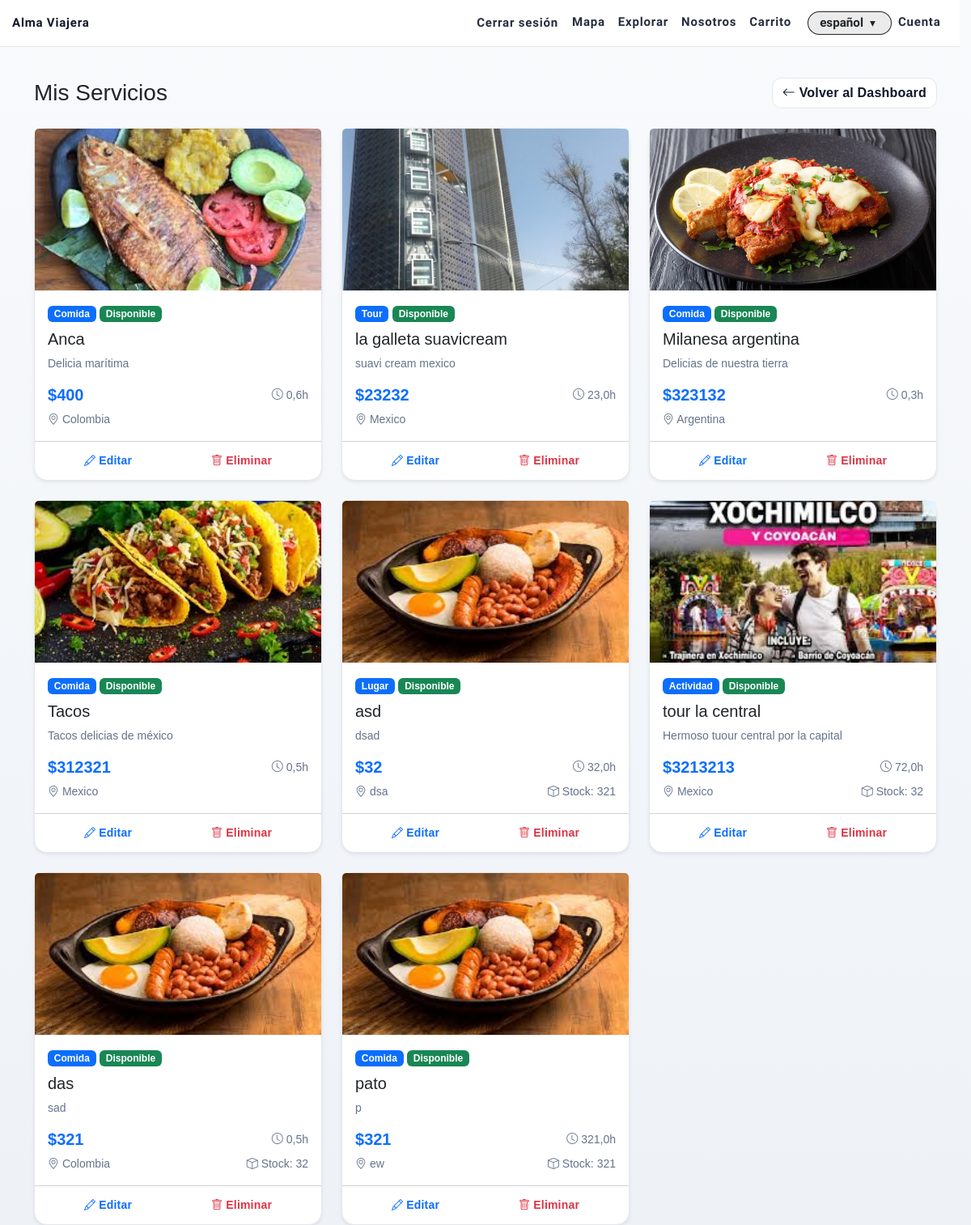
The page /es/providers/mis-servicios/ (signed in) on the database its author committed.
### apps/catalog/models.py (models this page shows, shortened)
class Item(models.Model):
    id = models.AutoField(primary_key=True)
    nombre = models.CharField(max_length=255)
    descripcion = models.TextField()
    precio = models.DecimalField(max_digits=10, decimal_places=2)
    categoria = models.ForeignKey(Categoria, on_delete=models.CASCADE, related_name="items")
    ubicacion = models.CharField(max_length=255, blank=True, null=True)
    imagen = models.ImageField(upload_to="items/", blank=True, null=True)
    tiempo = models.DecimalField(max_digits=4, decimal_places=1, null=True)
    disponibilidad = models.BooleanField(default=True)  # tours/actividades
    stock = models.PositiveIntegerField(blank=True, null=True)  # souvenirs
    vendedor = models.ForeignKey(
        settings.AUTH_USER_MODEL,          # modelo de usuario
        on_delete=models.CASCADE,
        related_name="items_publicados",
    )

class Categoria(models.Model):
    id = models.AutoField(primary_key=True)
    nombre = models.CharField(
        max_length=50,
        choices=[
            ('lugar', 'Lugar'),
            ('tour', 'Tour'),
            ('comida', 'Comida'),
            ('souvenir', 'Souvenir'),
            ('actividad', 'Actividad'),
        ]
    )
    descripcion = models.TextField(blank=True, null=True)

### apps/providers/views.py (the view)
# urls.py: path('mis-servicios/', VerServiciosView.as_view(), name='ver_servicios'),
class VerServiciosView(LoginRequiredMixin, ProviderRequiredMixin, ListView):
    model = Item
    template_name = "providers/ver_servicios.html"
    context_object_name = "servicios"
    paginate_by = 10
    def get_queryset(self):
        return Item.objects.filter(vendedor=self.request.user).order_by('-id')

### apps/providers/views.py (called while the page is built)
    def test_func(self):
        u = self.request.user
        return u.is_authenticated and getattr(u, "es_proveedor", False)

### apps/providers/templates/providers/ver_servicios.html (shortened to what this page needs)
{% extends "base.html" %}
{% load static i18n %}
{% block body_class %}black_navbar_text{% endblock %}
{% block content %}
<div class="container mt-5">
  <div class="d-flex justify-content-between align-items-center mb-4">
    <h1 class="h3 mb-0">{% trans "Mis Servicios" %}</h1>
    <a href="{% url 'providers:dashboard' %}" class="btn btn-outline-secondary">
      <i class="bi bi-arrow-left"></i> {% trans "Volver al Dashboard" %}
    </a>
  </div>
  {% if servicios %}
    <div class="row g-4">
      {% for servicio in servicios %}
        <div class="col-12 col-md-6 col-lg-4">
          <div class="card h-100 shadow-sm">
            {% if servicio.imagen %}
              <img src="{{ servicio.imagen.url }}" class="card-img-top" alt="{{ servicio.nombre }}" style="height: 200px; object-fit: cover;">
            {% else %}
              <div class="card-img-top bg-light d-flex align-items-center justify-content-center" style="height: 200px;">
                <i class="bi bi-image text-muted" style="font-size: 3rem;"></i>
              </div>
            {% endif %}
            <div class="card-body d-flex flex-column">
              <div class="mb-2">
                <span class="badge bg-primary">{{ servicio.categoria.get_nombre_display }}</span>
                {% if servicio.disponibilidad %}
                  <span class="badge bg-success">{% trans "Disponible" %}</span>
                {% else %}
                  <span class="badge bg-danger">{% trans "No disponible" %}</span>
                {% endif %}
              </div>
              <h5 class="card-title">{{ servicio.nombre }}</h5>
              <p class="card-text text-muted small">{{ servicio.descripcion|truncatewords:15 }}</p>
              <div class="mt-auto">
                <div class="d-flex justify-content-between align-items-center mb-2">
                  <span class="h5 text-primary mb-0">${{ servicio.precio|floatformat:0 }}</span>
                  {% if servicio.tiempo %}
                    <small class="text-muted">
                      <i class="bi bi-clock"></i> {{ servicio.tiempo }}h
                    </small>
                  {% endif %}
                </div>
                <div class="d-flex justify-content-between align-items-center">
                  <small class="text-muted">
                    <i class="bi bi-geo-alt"></i>
                    {% if servicio.ubicacion %}
                      {{ servicio.ubicacion }}
                    {% else %}
                      {% trans "Sin ubicación" %}
                    {% endif %}
                  </small>
                  {% if servicio.stock is not None %}
                    <small class="text-muted">
                      <i class="bi bi-box"></i>
                    </small>
                  {% endif %}
                </div>
              </div>
            </div>
            <div class="card-footer bg-transparent">
              <div class="d-flex gap-2">
                <a href="{% url 'providers:editar_servicio' servicio.id %}" class="btn btn-outline-primary btn-sm flex-fill">
                  <i class="bi bi-pencil"></i> {% trans "Editar" %}
                </a>
                <button class="btn btn-outline-danger btn-sm flex-fill" onclick="eliminarServicio({{ servicio.id }}, '{{ servicio.nombre }}')">
                  <i class="bi bi-trash"></i> {% trans "Eliminar" %}
                </button>
              </div>
            </div>
          </div>
        </div>
      {% endfor %}
    </div>
  {% endif %}
</div>
{% endblock %}

### static/css/home.css (style rules this page uses)
:root { --primary-color: #ffffff; --secondary-color: #333333; --accent-color: #4CAF50; --font-family: 'Montserrat', sans-serif; }
html, body { margin: 0; padding: 0; width: 100%; height: 100%; overflow-x: hidden; }
body { font-family: var(--font-family); }

### static/css/auth.css (style rules this page uses)
:root { --av-bg: #f8fafc; --av-card-bg: #ffffff; --av-text: #0f172a; --av-muted: #64748b; --av-border: #e5e7eb; --av-ring: #3b82f6; --av-primary: #2563eb; --av-primary-900: #1d4ed8; --av-radius-lg: 16px; --av-radius-md: 12px; --av-shadow-sm: 0 2px 10px rgba(2, 6, 23, 0.05); --av-shadow-lg: 0 12px 30px rgba(2, 6, 23, 0.08); }
body.login, body.black_navbar_text { background: linear-gradient(180deg, #f8fafc 0%, #eef2f7 100%); }
.card { background: var(--av-card-bg); border: 1px solid var(--av-border); border-radius: var(--av-radius-lg); box-shadow: var(--av-shadow-sm); }
.card h2, .card .h5 { margin-bottom: .25rem; font-weight: 600; color: var(--av-text); }
.card p, .text-muted { color: var(--av-muted) !important; }
.btn { border-radius: 12px; border: 1px solid transparent; font-weight: 600; letter-spacing: .2px; transition: transform .06s ease, filter .15s ease, box-shadow .15s ease; }
.btn-outline-secondary { border-color: var(--av-border); color: var(--av-text); background: #fff; }

### rows shown on the page
Item: imagen (picture), categoria.nombre "Comida", nombre "Anca", descripcion "Delicia marítima", precio "400", tiempo "0,6", ubicacion "Colombia"
Item: imagen (picture), categoria.nombre "Tour", nombre "la galleta suavicream", descripcion "suavi cream mexico", precio "23232", tiempo "23,0", ubicacion "Mexico"
Item: imagen (picture), categoria.nombre "Comida", nombre "Milanesa argentina", descripcion "Delicias de nuestra tierra", precio "323132", tiempo "0,3", ubicacion "Argentina"
Item: imagen (picture), categoria.nombre "Comida", nombre "Tacos", descripcion "Tacos delicias de méxico", precio "312321", tiempo "0,5", ubicacion "Mexico"
Item: imagen (picture), categoria.nombre "Lugar", nombre "asd", descripcion "dsad", precio "32", tiempo "32,0", ubicacion "dsa"
Item: imagen (picture), categoria.nombre "Actividad", nombre "tour la central", descripcion "Hermoso tuour central por la capital", precio "3213213", tiempo "72,0", ubicacion "Mexico"
Item: imagen (picture), categoria.nombre "Comida", nombre "das", descripcion "sad", precio "321", tiempo "0,5", ubicacion "Colombia"
Item: imagen (picture), categoria.nombre "Comida", nombre "pato", descripcion "p", precio "321", tiempo "321,0", ubicacion "ew"

### other values the page prints
form field language "español"
